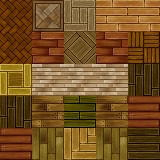

This game map was drawn from its Tiled (.tmx) file and the tilesets committed beside it. A one-line description and the full map source follow:
An orthogonal 5x5 tile map with 32x32 px tiles, 1 tile layer (Tile Layer 1).

<map version="1.0" orientation="orthogonal" renderorder="right-down" width="5" height="5" tilewidth="32" tileheight="32" nextobjectid="1">
 <tileset firstgid="1" name="tilec" tilewidth="32" tileheight="32">
  <image source="tilec.png" trans="aaaa7f" width="256" height="256" />
 </tileset>
 <layer name="Tile Layer 1" width="5" height="5">
  <data>
   <tile gid="16" />
   <tile gid="9" />
   <tile gid="21" />
   <tile gid="2" />
   <tile gid="2" />
   <tile gid="16" />
   <tile gid="1" />
   <tile gid="30" />
   <tile gid="1" />
   <tile gid="8" />
   <tile gid="24" />
   <tile gid="3" />
   <tile gid="3" />
   <tile gid="3" />
   <tile gid="32" />
   <tile gid="32" />
   <tile gid="4" />
   <tile gid="46" />
   <tile gid="4" />
   <tile gid="40" />
   <tile gid="40" />
   <tile gid="5" />
   <tile gid="57" />
   <tile gid="5" />
   <tile gid="38" />
  </data>
 </layer>
</map>
